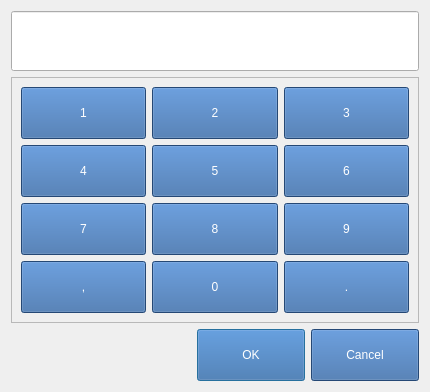
<?xml version="1.0" encoding="UTF-8"?>
<ui version="4.0">
 <class>Dialog</class>
 <widget class="QDialog" name="Dialog">
  <property name="geometry">
   <rect>
    <x>0</x>
    <y>0</y>
    <width>430</width>
    <height>388</height>
   </rect>
  </property>
  <property name="windowTitle">
   <string>Dialog</string>
  </property>
  <property name="styleSheet">
   <string notr="true">QPushButton {
min-height: 50px;
min-width: 100px;
max-height: 50px;
max-width: 150px;
font: 14pt &quot;DejaVu Sans&quot;;
color: rgb(255, 255, 255);
background-color:rgb(52, 101, 164);
}</string>
  </property>
  <layout class="QVBoxLayout" name="verticalLayout">
   <item>
    <widget class="QLineEdit" name="lineEdit">
     <property name="minimumSize">
      <size>
       <width>0</width>
       <height>60</height>
      </size>
     </property>
    </widget>
   </item>
   <item>
    <widget class="QFrame" name="frame">
     <property name="styleSheet">
      <string notr="true">QPushButton {\nmin-height: 50px;\nmin-width: 100px;\nmax-height: 50px;\nmax-width: 150px;\nfont: 14pt &quot;DejaVu Sans&quot;;\ncolor: rgb(255, 255, 255);\nbackground-color:rgb(52, 101, 164);\n}</string>
     </property>
     <property name="frameShape">
      <enum>QFrame::StyledPanel</enum>
     </property>
     <property name="frameShadow">
      <enum>QFrame::Raised</enum>
     </property>
     <layout class="QGridLayout" name="gridLayout">
      <item row="0" column="0">
       <widget class="QPushButton" name="pushButton_8">
        <property name="text">
         <string>1</string>
        </property>
       </widget>
      </item>
      <item row="0" column="2">
       <widget class="QPushButton" name="pushButton_9">
        <property name="text">
         <string>2</string>
        </property>
       </widget>
      </item>
      <item row="3" column="0">
       <widget class="QPushButton" name="pushButton">
        <property name="text">
         <string>4</string>
        </property>
       </widget>
      </item>
      <item row="3" column="2">
       <widget class="QPushButton" name="pushButton_3">
        <property name="text">
         <string>5</string>
        </property>
       </widget>
      </item>
      <item row="4" column="0">
       <widget class="QPushButton" name="pushButton_2">
        <property name="text">
         <string>7</string>
        </property>
       </widget>
      </item>
      <item row="4" column="2">
       <widget class="QPushButton" name="pushButton_5">
        <property name="text">
         <string>8</string>
        </property>
       </widget>
      </item>
      <item row="5" column="0">
       <widget class="QPushButton" name="pushButton_6">
        <property name="text">
         <string>,</string>
        </property>
       </widget>
      </item>
      <item row="5" column="2">
       <widget class="QPushButton" name="pushButton_4">
        <property name="styleSheet">
         <string notr="true">QPushButton {
min-height: 50px;
min-width: 100px;
max-height: 50px;
max-width: 150px;
font: 14pt &quot;DejaVu Sans&quot;;
color: rgb(255, 255, 255);
background-color:rgb(52, 101, 164);
}</string>
        </property>
        <property name="text">
         <string>0</string>
        </property>
       </widget>
      </item>
      <item row="0" column="3">
       <widget class="QPushButton" name="pushButton_7">
        <property name="text">
         <string>3</string>
        </property>
       </widget>
      </item>
      <item row="3" column="3">
       <widget class="QPushButton" name="pushButton_11">
        <property name="text">
         <string>6</string>
        </property>
       </widget>
      </item>
      <item row="4" column="3">
       <widget class="QPushButton" name="pushButton_12">
        <property name="text">
         <string>9</string>
        </property>
       </widget>
      </item>
      <item row="5" column="3">
       <widget class="QPushButton" name="pushButton_10">
        <property name="text">
         <string>.</string>
        </property>
       </widget>
      </item>
     </layout>
    </widget>
   </item>
   <item>
    <widget class="QDialogButtonBox" name="buttonBox">
     <property name="orientation">
      <enum>Qt::Horizontal</enum>
     </property>
     <property name="standardButtons">
      <set>QDialogButtonBox::Cancel|QDialogButtonBox::Ok</set>
     </property>
    </widget>
   </item>
  </layout>
 </widget>
 <resources/>
 <connections>
  <connection>
   <sender>buttonBox</sender>
   <signal>accepted()</signal>
   <receiver>Dialog</receiver>
   <slot>accept()</slot>
   <hints>
    <hint type="sourcelabel">
     <x>248</x>
     <y>254</y>
    </hint>
    <hint type="destinationlabel">
     <x>157</x>
     <y>274</y>
    </hint>
   </hints>
  </connection>
  <connection>
   <sender>buttonBox</sender>
   <signal>rejected()</signal>
   <receiver>Dialog</receiver>
   <slot>reject()</slot>
   <hints>
    <hint type="sourcelabel">
     <x>316</x>
     <y>260</y>
    </hint>
    <hint type="destinationlabel">
     <x>286</x>
     <y>274</y>
    </hint>
   </hints>
  </connection>
 </connections>
</ui>
